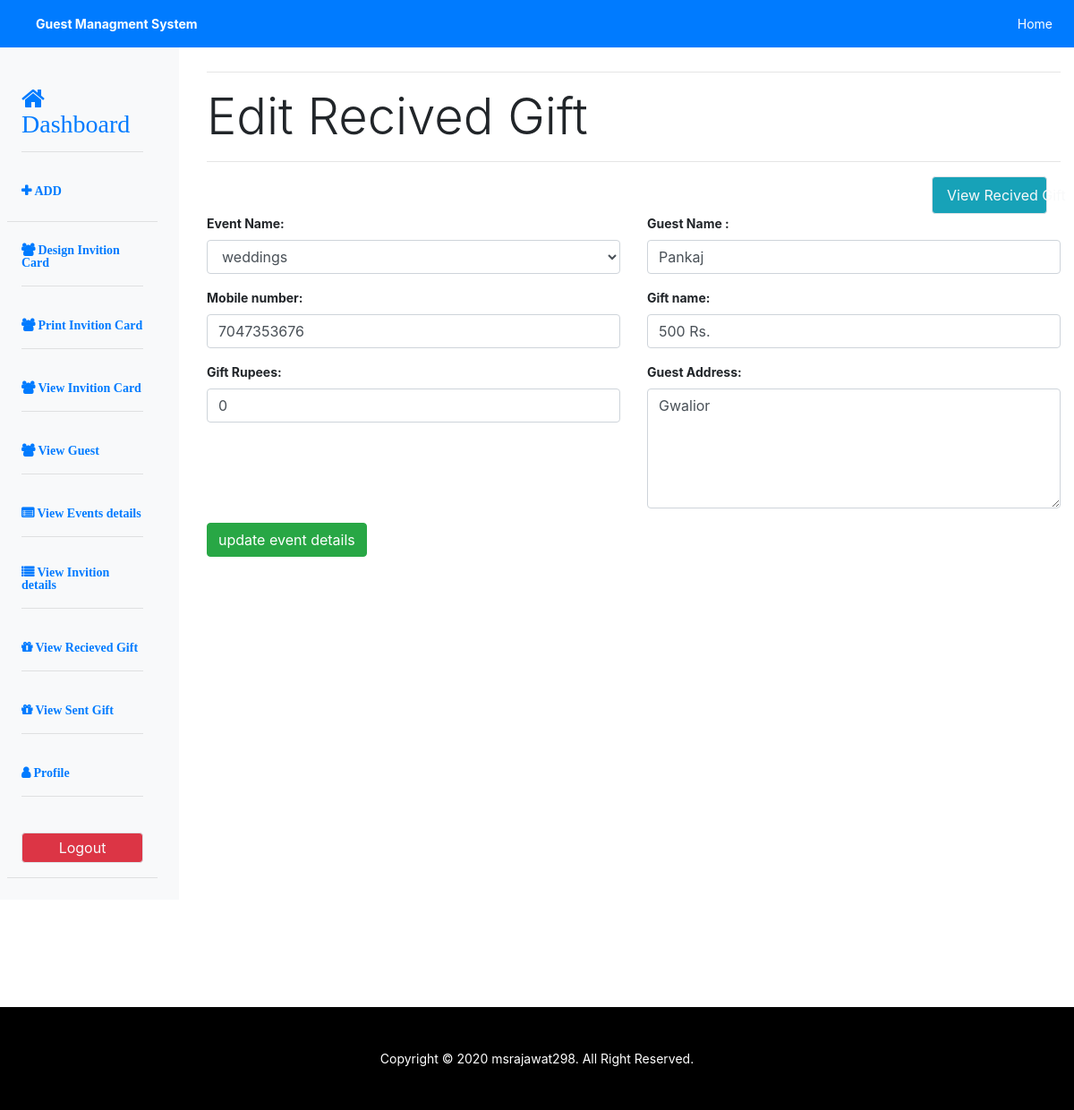
The app's page /user/recieved_gift.php?edit_id=2 (signed in) with its own data.
### tables this page shows
CREATE TABLE `event_list` (
  `event_id` int(11) NOT NULL,
  `event_name` varchar(50) NOT NULL
);

CREATE TABLE `gifts_receive` (
  `id` int(11) NOT NULL,
  `event_id` varchar(50) NOT NULL,
  `gift_name` varchar(50) NOT NULL,
  `guest_address` varchar(500) DEFAULT NULL,
  `date` datetime NOT NULL DEFAULT CURRENT_TIMESTAMP,
  `upadate_date` timestamp NOT NULL DEFAULT CURRENT_TIMESTAMP ON UPDATE CURRENT_TIMESTAMP,
  `gift_given_by` varchar(50) NOT NULL,
  `mobile` varchar(10) NOT NULL,
  `user_id` int(11) NOT NULL
);

### user/include/db.php (called while the page is built, shortened)
<?php
class db
{
    private $servername = "localhost";
    private $username = "root";
    private $password = "";
    private $dbname = "event_mang";
    private $conn;
    function __construct()
    {
        try {
            $this->conn = new PDO("mysql:host=$this->servername;dbname=$this->dbname", $this->username, $this->password);
            $this->conn->setAttribute(PDO::ATTR_ERRMODE, PDO::ERRMODE_EXCEPTION);
            return "Connected successfully";
        } catch (PDOException $e) {
            return "Connection failed: " . $e->getMessage();
        }
    }
    function select($table_name,$condtion="")
    {
        $stmt = $this->conn->prepare("SELECT * FROM $table_name WHERE 1 $condtion");
        $stmt->execute();
        $result = $stmt->fetchAll(PDO::FETCH_ASSOC);
        return $result;
    }
}
?>

### user/recieved_gift.php (the view, shortened to what this page needs)
<?php
require_once 'include/db.php';
$tname="event_list";
$table_name="gifts_receive";
$user = new db();
$data = $user->select($tname);
if(isset($_GET['edit_id'])){
$con=" AND id = {$_GET['edit_id']}";
$edit = $user->select($table_name,$con);
$event_id=$edit[0]['event_id'];
$con=" AND event_id= {$edit[0]['event_id']}";
$event_data = $user->select("event_list",$con);
$event_name=$event_data[0]['event_name'];
$guest_name=$edit[0]['gift_given_by'];
$mobile=$edit[0]['mobile'];
$gift=$edit[0]['gift_name'];
$gift_rupees=$edit[0]['gift_rupees'];
$guest_address=$edit[0]['guest_address'];
}
?>
<?php include_once 'include/header.php';?>
<body>
<?php include 'include/navbar.php';?>
<div class="container-fluid" id="main">
		<div class="row row-offcanvas row-offcanvas-left">
<?php include 'include/sidebar.php';?>
 <div class="col main pt-5 mt-3">
				<hr>
				<h1 class="display-4 d-none d-sm-block">
				<?php if (!empty($_GET['edit_id'])){echo "Edit Recived Gift";}else{ echo "Add Recived Gift";}?></h1>
				<hr><span class="font-weight-bold text-info"><?php if(!empty($error))echo $error;?></span>
				<div class="col-lg-2 ml-auto">
					<a class="nav-link btn btn-outline-light bg-info  border"
						href="view_recieve_gifts.php">View Recived Gift</a>
				</div>
				<form class="font-weight-bold" method="POST" id="myForm" action="" autocomplete="on" enctype="multipart/form-data">
					<div class="row">
						<div class="col-lg-6">
							<div class="form-group">
								<label for="name">Event Name:</label>
									<select class="form-control" name="eventname" id="eventname">
									<?php if(!(empty($event_name))){
											echo "<option value='{$event_id}'>{$event_name}</option>";
											}
											else{?>
										<option value="">---------- Select Event name ----------</option>
									<?php } foreach($data as $value){?>
									<option value="<?php echo $value['event_id']?>"><?php echo $value['event_name'];?></option>
									<?php }?>
											</select>
							</div>
						</div>
					<div class="col-lg-6">
							<div class="form-group">
								<label for="name">Guest Name :</label>
								<input type="text"
									   class="form-control rounded"
									   id="name"
									   placeholder="Enter Guest Name"
									   name="name"
									   value="<?php if(!(empty($guest_name))){echo $guest_name;}?>">
							</div>
						</div>
						<div class="col-lg-6">
							<div class="form-group">
								<label for="mobile">Mobile number:</label>
								<input type="number" min="1"
									   class="form-control rounded"
									   id="mob"
									   placeholder="Enter Guest mobile number"
									   name="mob"
									   value="<?php if(!(empty($mobile))){echo $mobile;}?>">
							</div>
						</div>
						<div class="col-lg-6">
							<div class="form-group">
								<label for="Giftname">Gift name:</label>
								<input type="text"
									   class="form-control rounded"
									   id="gift"
									   placeholder="Gift Name"
									   name="gift"
									   value="<?php if(!(empty($gift))){echo $gift;}?>">
							</div>
						</div>
						<div class="col-lg-6">
							<div class="form-group">
								<label for="gift_rupees">Gift Rupees:</label>
								<input type="number"
									   class="form-control rounded"
									   id="gift_rupees"
									   placeholder="Gift Rupees"
									   name="gift_rupees"
									   value="<?php if(!(empty($gift_rupees))){echo $gift_rupees;} else{echo 0;}?>">
							</div>
						</div>
						<div class="col-lg-6">
							<div class="form-group">
								<label for="name">Guest Address:</label>
								<textarea class="form-control" rows="5" id="details"  name="details" ><?php if(!(empty($guest_address))){echo $guest_address;}?></textarea>
							</div>
						</div>
						<div class="col-lg-6">
						<?php if (!empty($_GET['edit_id'])) {?>
							<input type="submit"	 class="btn btn-success" name="update"
								value="update event details">
								<?php }else{?>
							<input type="submit" id="submit" class="btn btn-success" name="submit"
								value="Add event"><?php }?>
						</div>
					</div>
				</form>
			</div>
		</div>
	</div>
<?php include 'include/footer.php';?>
</body>
</html>

### css/style.css (style rules this page uses)
body { font-size: .875rem; }
body, html { height:100%; }

### records on screen
event_list: eventname "weddings"
gifts_receive: name "Pankaj", mob "7047353676", gift "500 Rs.", details "Gwalior"
